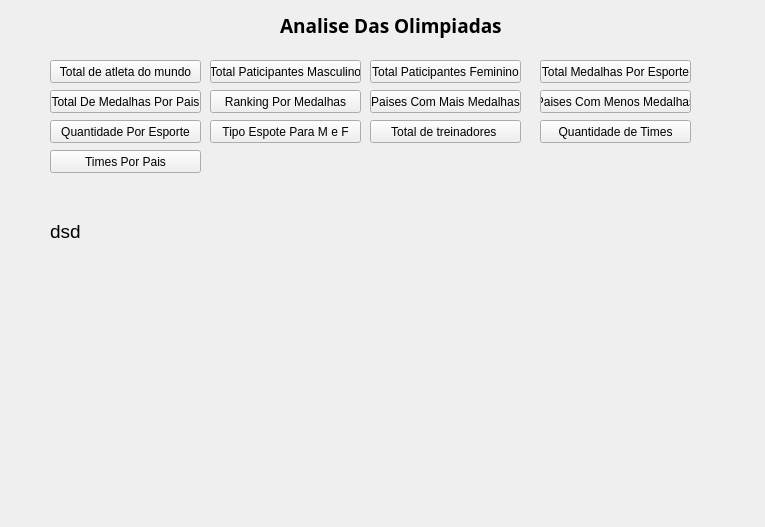
<?xml version="1.0" encoding="UTF-8"?>
<ui version="4.0">
 <class>MainWindow</class>
 <widget class="QMainWindow" name="MainWindow">
  <property name="geometry">
   <rect>
    <x>0</x>
    <y>0</y>
    <width>765</width>
    <height>527</height>
   </rect>
  </property>
  <property name="windowTitle">
   <string>Analise de dados</string>
  </property>
  <widget class="QWidget" name="centralwidget">
   <widget class="QLabel" name="label">
    <property name="geometry">
     <rect>
      <x>280</x>
      <y>10</y>
      <width>221</width>
      <height>31</height>
     </rect>
    </property>
    <property name="font">
     <font>
      <family>Open Sans</family>
      <pointsize>14</pointsize>
      <weight>75</weight>
      <bold>true</bold>
     </font>
    </property>
    <property name="text">
     <string>Analise Das Olimpiadas</string>
    </property>
    <property name="textFormat">
     <enum>Qt::PlainText</enum>
    </property>
   </widget>
   <widget class="QLabel" name="labelRetorno">
    <property name="geometry">
     <rect>
      <x>50</x>
      <y>220</y>
      <width>641</width>
      <height>161</height>
     </rect>
    </property>
    <property name="font">
     <font>
      <pointsize>14</pointsize>
     </font>
    </property>
    <property name="text">
     <string>dsd</string>
    </property>
    <property name="alignment">
     <set>Qt::AlignLeading|Qt::AlignLeft|Qt::AlignTop</set>
    </property>
   </widget>
   <widget class="QPushButton" name="totalAtleta">
    <property name="geometry">
     <rect>
      <x>50</x>
      <y>60</y>
      <width>151</width>
      <height>23</height>
     </rect>
    </property>
    <property name="text">
     <string>Total de atleta do mundo</string>
    </property>
   </widget>
   <widget class="QPushButton" name="totalPaticipates">
    <property name="geometry">
     <rect>
      <x>210</x>
      <y>60</y>
      <width>151</width>
      <height>23</height>
     </rect>
    </property>
    <property name="text">
     <string>Total Paticipantes Masculino</string>
    </property>
   </widget>
   <widget class="QPushButton" name="totalFeminino">
    <property name="geometry">
     <rect>
      <x>370</x>
      <y>60</y>
      <width>151</width>
      <height>23</height>
     </rect>
    </property>
    <property name="text">
     <string>Total Paticipantes Feminino</string>
    </property>
   </widget>
   <widget class="QPushButton" name="totalMedalha">
    <property name="geometry">
     <rect>
      <x>540</x>
      <y>60</y>
      <width>151</width>
      <height>23</height>
     </rect>
    </property>
    <property name="text">
     <string>Total Medalhas Por Esporte</string>
    </property>
   </widget>
   <widget class="QPushButton" name="ranking">
    <property name="geometry">
     <rect>
      <x>210</x>
      <y>90</y>
      <width>151</width>
      <height>23</height>
     </rect>
    </property>
    <property name="text">
     <string>Ranking Por Medalhas</string>
    </property>
   </widget>
   <widget class="QPushButton" name="totalMedalhapa">
    <property name="geometry">
     <rect>
      <x>50</x>
      <y>90</y>
      <width>151</width>
      <height>23</height>
     </rect>
    </property>
    <property name="text">
     <string>Total De Medalhas Por Pais</string>
    </property>
   </widget>
   <widget class="QPushButton" name="paisMais">
    <property name="geometry">
     <rect>
      <x>370</x>
      <y>90</y>
      <width>151</width>
      <height>23</height>
     </rect>
    </property>
    <property name="text">
     <string>Paises Com Mais Medalhas</string>
    </property>
   </widget>
   <widget class="QPushButton" name="paisMenos">
    <property name="geometry">
     <rect>
      <x>540</x>
      <y>90</y>
      <width>151</width>
      <height>23</height>
     </rect>
    </property>
    <property name="text">
     <string>Paises Com Menos Medalhas</string>
    </property>
   </widget>
   <widget class="QPushButton" name="quantidadeTime">
    <property name="geometry">
     <rect>
      <x>540</x>
      <y>120</y>
      <width>151</width>
      <height>23</height>
     </rect>
    </property>
    <property name="text">
     <string>Quantidade de Times</string>
    </property>
   </widget>
   <widget class="QPushButton" name="totalAtletaa">
    <property name="geometry">
     <rect>
      <x>210</x>
      <y>120</y>
      <width>151</width>
      <height>23</height>
     </rect>
    </property>
    <property name="text">
     <string>Tipo Espote Para M e F</string>
    </property>
   </widget>
   <widget class="QPushButton" name="quantiEsport">
    <property name="geometry">
     <rect>
      <x>50</x>
      <y>120</y>
      <width>151</width>
      <height>23</height>
     </rect>
    </property>
    <property name="text">
     <string>Quantidade Por Esporte</string>
    </property>
   </widget>
   <widget class="QPushButton" name="totalTreina">
    <property name="geometry">
     <rect>
      <x>370</x>
      <y>120</y>
      <width>151</width>
      <height>23</height>
     </rect>
    </property>
    <property name="text">
     <string>Total de treinadores </string>
    </property>
   </widget>
   <widget class="QPushButton" name="timePais">
    <property name="geometry">
     <rect>
      <x>50</x>
      <y>150</y>
      <width>151</width>
      <height>23</height>
     </rect>
    </property>
    <property name="text">
     <string>Times Por Pais</string>
    </property>
   </widget>
  </widget>
 </widget>
 <resources/>
 <connections/>
</ui>
